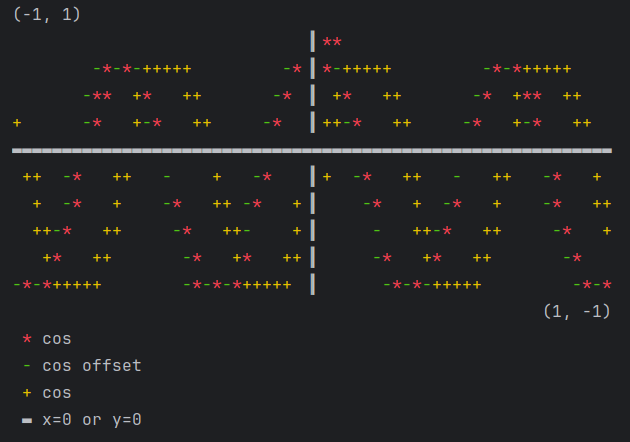

Recreate this plot in Python.
import math
import ansiplot
from ansiplot.palette import Pretty

x = [(i - 100) * 0.01 for i in range(200)]
y1 = [math.cos(value * 10) for value in x]
y2 = [math.cos(value * 10 + 0.1) for value in x]
y3 = [math.sin(value * 10) for value in x]

plot = ansiplot.Scaled(60, 10, axis=False)
plot.plot(x, y1, title="cos")
plot.plot(x, y2, title="cos offset")
plot.plot(x, y3, title="cos")

plot.bar(0, (-1, 1), symbol="▕▎")
plot.hbar((-1, 1), 0, symbol=Pretty.xaxis, title="x=0 or y=0")

plot.show()

with open("example.txt", "w") as file:
    file.write(plot.text(colorless=True))
